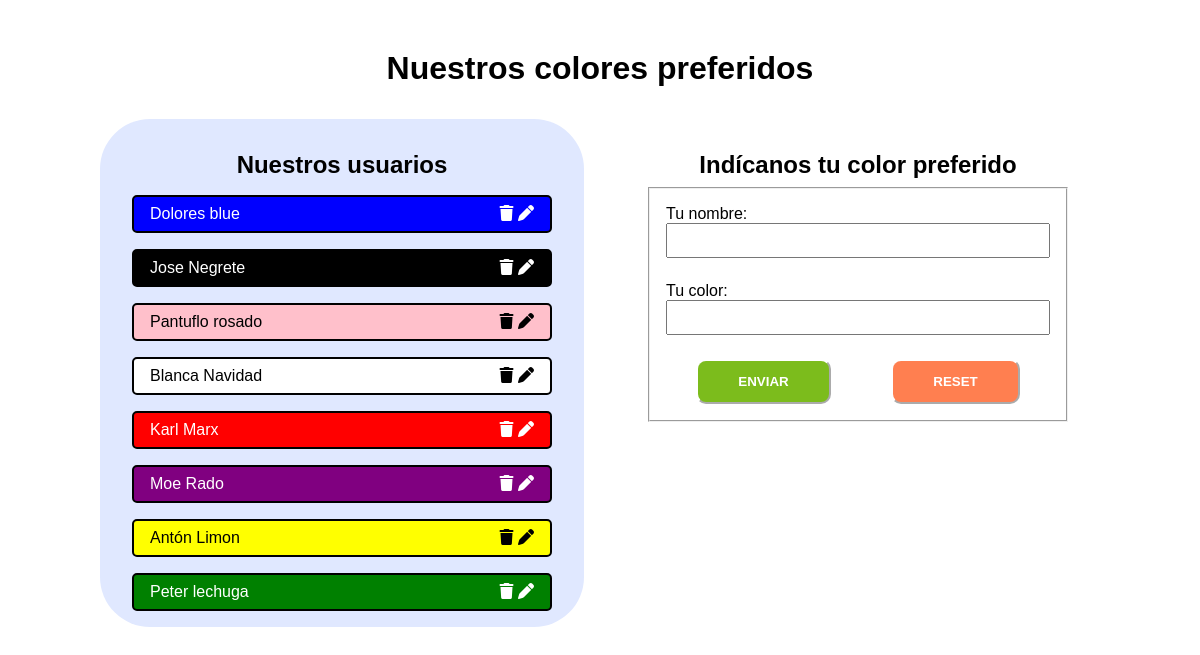
Screenshot of /07_conexionBD_PDO/index.php with the database file from the repository.
### tables this page shows
CREATE TABLE `colores` (
  `idColor` int NOT NULL AUTO_INCREMENT,
  `color` varchar(15) NOT NULL,
  `usuario` varchar(15) NOT NULL,
  `idUsuario` int NOT NULL DEFAULT '1',
  PRIMARY KEY (`idColor`)
);

### 07_conexionBD_PDO/index.php (the view, shortened to what this page needs)
<?php
require_once 'conexion.php';
$select = "SELECT * FROM colores;";
$preparacion = $conn -> prepare($select);
$preparacion -> execute();
$arrayFilas = $preparacion -> fetchAll();
?>
<!DOCTYPE html>
<html lang="es">
<head>
    <link rel="stylesheet" href="https://cdnjs.cloudflare.com/ajax/libs/font-awesome/6.7.2/css/all.min.css" />
    <link rel="stylesheet" href="css/style.css">
</head>
<body>
    <header>
        <h1>Nuestros colores preferidos</h1>
    </header>
    <main>
        <section>
            <h2>Nuestros usuarios</h2>
            <?php foreach ($arrayFilas as $fila) :?>
                <?php
                $color = 'white';
                $arrayLetrasOscuras = ["white", "yellow", "pink"];
                if (in_array($fila['color'], $arrayLetrasOscuras)){
                    $color = 'black';
                }
                ?>
                    <div class="items" style="background-color:<?= $fila['color']?>; color: <?= $color?>;">
                        <p>
                            <?= htmlspecialchars($fila['usuario'], ENT_QUOTES, 'UTF-8')?>
                        </p>
                        <span>
                            <a href="delete.php?id=<?=$fila['idColor']?>">
                            <i class="fa-solid fa-trash" ></i>
                            </a>
                            <a href="index.php?id=<?=$fila['idColor']?>&usuario=<?= str_replace(" ", "%20", $fila['usuario'])?>&color=<?=$fila['color']?>">
                            <i class="fa-solid fa-pen" ></i>
                            </a>
                        </span>
                    </div>
            <?php endforeach ?>
        </section>
        <section class="formu">
                <?php if ($_GET) : ?>
            <h2>Modifica tus datos</h2>
            <form action="update.php" method="post" id="form_update">
                <fieldset>
                    <input type="text" name="id" id="id" value="<?=$_GET['id']?>" hidden>
                    <div>
                        <label for="usuario">Tu nombre:</label>
                        <input type="text" name="usuario" id="usuario" value="<?=$_GET['usuario']?>">
                    </div>
                    <div>
                        <label for="color">Tu color:</label>
                        <input type="text" name="color" id="color" value="<?=$colorTraducido?>">
                        <!-- <select name="color" id="color">
                        <option value="yellow" style="background-color: yellow;">Amarillo</option>
                        <option value="lightskyblue" style="background-color: lightskyblue;">Azul Claro</option>
                        <option value="blue" style="background-color: blue; color: white;">Azul Oscuro</option>
                        <option value="white">Blanco</option>
                        <option value="gray" style="background-color: gray;">Gris</option>
                        <option value="black" style="background-color: black; color: white;">Negro</option>
                        <option value="red" style="background-color: red; color: white;">Rojo</option>
                        <option value="pink" style="background-color: pink; ">Rosa</option>
                        <option value="greenyellow" style="background-color: greenyellow;">Verde Claro</option>
                        <option value="green" style="background-color: green; color: white;">Verde Oscuro</option>
                        <option value="purple" style="background-color: purple; color: white;">Violeta</option>
                        </select> -->
                    </div>
                    <div class="botoncitos">
                        <button type="submit" class="enviar">ENVIAR</button>
                        <button type="reset" class="reset">RESET</button>
                    </div>
                </fieldset>
            </form>
            <?php else : ?>
                <h2>Indícanos tu color preferido</h2>
                <form name="formInsert">
                <fieldset>
                    <div>
                        <label for="usuario">Tu nombre:</label>
                        <input type="text" name="usuario" id="usuario">
                    </div>
                    <div>
                        <label for="color">Tu color:</label>
                        <input type="text" name="color" id="color">
                    </div>
                    <div class="botoncitos">
                        <button type="submit" class="enviar">ENVIAR</button>
                        <button type="reset" class="reset">RESET</button>
                    </div>
                </fieldset>
            </form>
                <?php  endif; ?>
        </section>
    </main>
</body>
</html>

### 07_conexionBD_PDO/css/style.css (style rules this page uses)
* { margin: 0; padding: 0; box-sizing: border-box; font-family: Arial, Helvetica, sans-serif; }
h1 { text-align: center; padding: 2rem 0; }
section { background-color: rgb(224, 232, 255); border-radius: 50px; padding: 0 2rem; }
h2 { text-align: center; padding: 2rem 0 .5rem 0; }
.formu { background-color: white; }
.botoncitos { display: flex; justify-content: space-around; }
button { padding: .8rem 2.5rem; color: white; font-weight: 700; border-radius: 10px; border-color: white; }
.enviar { background-color: rgb(124, 188, 28); }
.reset { background-color: coral; }

### rows the page displays
colores: usuario "Dolores blue"
colores: usuario "Jose Negrete"
colores: usuario "Pantuflo rosado"
colores: usuario "Blanca Navidad"
colores: usuario "Karl Marx"
colores: usuario "Moe Rado"
colores: usuario "Antón Limon"
colores: usuario "Peter lechuga"
